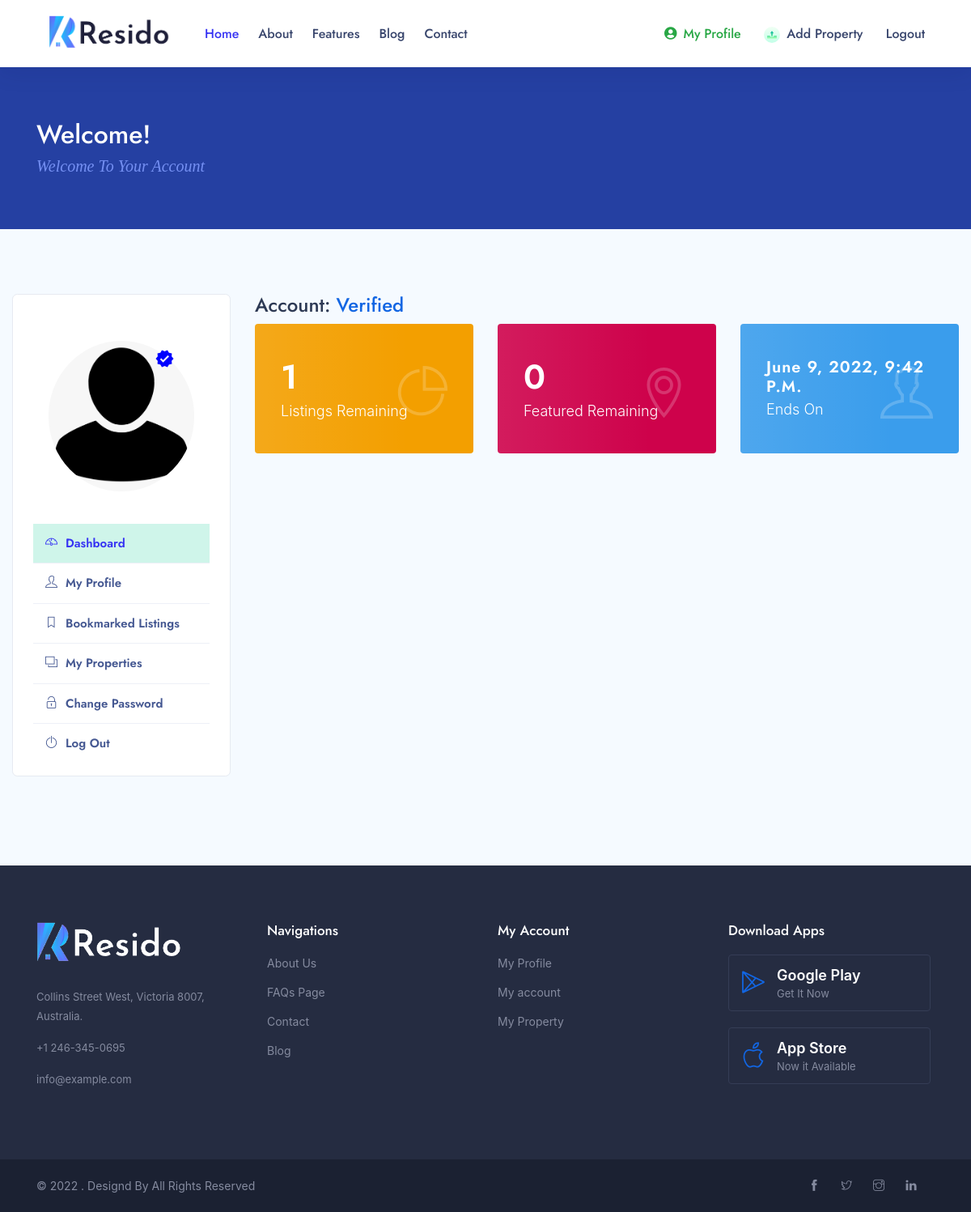
The page /dashboard/ (signed in) on the database its author committed.
### real/models.py (models this page shows, shortened)
class CustomUser(AbstractUser):
    package_plan = (
        ('BASIC PACKAGE', 'BASIC PACKAGE'),
        ('PLATINUM PACKAGE', 'PLATINUM PACKAGE'),
        ('STANDARD PACKAGE', 'STANDARD PACKAGE'),
    )
    fullname = models.CharField(max_length=50, default='')
    usertitle = models.CharField(max_length=50, default='')
    about = models.CharField(max_length=200)
    city = models.CharField(max_length=50)
    zip = models.CharField(max_length=50)
    state = models.CharField(max_length=50)
    username = models.CharField(max_length=20,unique=True)
    phonenumber = models.CharField(max_length=15, default='', blank=True, null=True)
    facebook_link = models.CharField(max_length=50)
    twitter_link = models.CharField(max_length=200)
    google_link = models.CharField(max_length=200)
    linkdin = models.CharField(max_length=200)
    photo = models.FileField(default='avatar.png', upload_to='images/profile_img')
    address = models.TextField()
    package=models.CharField(choices=package_plan, default='BASIC PACKAGE', max_length=100)
    created = models.DateTimeField(auto_now_add=True , null=True, blank=True)

### acc_user/views.py (the view)
# urls.py: path('dashboard/', dashboardview, name="dashborad"),
@login_required(login_url='index:login')
def dashboardview(request):
    return render(request, 'account/dashboard.html')

### template/account/dashboard.html (shortened to what this page needs)
{% extends 'include/base.html' %} {% load static %} {% block body %}
<div class="page-title">
    <div class="container">
        <div class="row">
            <div class="col-lg-12 col-md-12">
                <h2 class="ipt-title">Welcome! {{ user.fullname }}</h2>
                <span class="ipn-subtitle">Welcome To Your Account</span>
            </div>
        </div>
    </div>
</div>
<section class="bg-light">
    <div class="container-fluid">
        <div class="row">
            <div class="col-lg-3 col-md-12">
                {% include 'account/sidernav.html' %}
            </div>
            <div class="col-lg-9 col-md-12">
                <div class="row">
                    <div class="col-lg-12 col-md-12 col-sm-12">
                        {% if user.agent.is_approve %}
                            <h4>Account: <span class="pc-title theme-cl">Verified</span></h4>
                            {% else %}
                            <h4>Not an Agent: <span class="pc-title theme-cl"><a href="{% url 'index:add_agent' user.id %}">verified Account </a></span></h4>
                        {% endif %}
                    </div>
                </div>
                <div class="row">
                    <div class="col-lg-4 col-md-6 col-sm-12">
                        <div class="dashboard-stat widget-2">
                            <div class="dashboard-stat-content">
                                <h4>{{  user.listing_user.count }}</h4> <span>Listings Remaining</span></div>
                            <div class="dashboard-stat-icon"><i class="ti-pie-chart"></i></div>
                        </div>
                    </div>
                    <div class="col-lg-4 col-md-6 col-sm-12">
                        <div class="dashboard-stat widget-4">
                            <div class="dashboard-stat-content">
                                <h4>{{  user.feature_count.count }}</h4> <span>Featured Remaining</span></div>
                            <div class="dashboard-stat-icon"><i class="ti-location-pin"></i></div>
                        </div>
                    </div>
                    <div class="col-lg-4 col-md-6 col-sm-12">
                        <div class="dashboard-stat widget-6">
                            <div class="dashboard-stat-content">
                                <h4 style="font-size:20px;">{{ user.created }}</h4> <span>Ends On</span></div>
                            <div class="dashboard-stat-icon"><i class="ti-user"></i></div>
                        </div>
                    </div>
                </div>
            </div>
        </div>
    </div>
</section>
{% endblock body %}

### template/account/sidernav.html (shortened to what this page needs)
<div class="simple-sidebar sm-sidebar" id="filter_search">
    <div class="sidebar-widgets">
        <div class="dashboard-navbar">
            <div class="d-user-avater" style="position: relative;">
                <img src="{{ user.photo.url }}" class="img-fluid avater" alt="">
                {% if user.agent.is_approve %}
                 <span class="material-icons-sharp" style="position: absolute;top:5%;right:20%;color: blue;">verified</span>
                 {% else %}
                  <span></span>
                 {% endif %}
            </div>
            <div class="d-navigation">
                <ul>
                    <li class="active"><a href="{% url 'index:dashborad' %}"><i class="ti-dashboard"></i>Dashboard</a></li>
                    <li><a href="{%  url 'index:myprofile'  %}"><i class="ti-user"></i>My Profile</a></li>
                    <li><a href="{%  url 'index:booklist' %}"><i class="ti-bookmark"></i>Bookmarked Listings</a></li>
                    <li><a href="{%  url 'index:my_property' %}"><i class="ti-layers"></i>My Properties</a></li>
                    <li><a href="{%  url 'index:change_password' %}"><i class="ti-unlock"></i>Change Password</a></li>
                    <li><a href="{%  url 'index:logout' %}"><i class="ti-power-off"></i>Log Out</a></li>
                </ul>
            </div>
        </div>
    </div>
</div>

### static/assets/css/colors.css (style rules this page uses)
.blue-skin a.link:hover, .blue-skin a.link:focus, .blue-skin a:hover, a:focus, .blue-skin .theme-cl, .blue-skin .btn.btn-theme-light, .blue-skin .bl-continue, .blue-skin .header-dark-transparent.header-fixed .attributes li.submit-attri a, .blue-skin nav .menu li a.active, .blue-skin nav .menu li.dropdown.open > a, .blue-skin nav .menu .mg-menu li a i, .blue-skin nav .menu li a:hover, .blue-skin .recommended .pr-value, .blue-skin .btn-outline-theme, .blue-skin .attributes li.submit-attri.theme-log a, .blue-skin .btn.search-btn-outline, .blue-skin .dw-proprty-info li, .blue-skin .ps-trep .ps-type, .blue-skin .d-navigation ul li.active a, .blue-skin span.mod-close, .blue-skin .blog-page .blog-details blockquote .icon, .blue-skin .single-post-pagination .post-pagination-center-grid a, .blue-skin .blog-page .blog-details .comment-area .all-comments article .comment-details .comment-meta .comment-left-meta .comment-date, .blue-skin .cn-info-icon i, .blue-skin .client-info h5, .blue-skin .listing-card-info-price { color:#1266e3; }

### rows shown on the page
CustomUser: photo (placeholder picture), listing_user.count "1", feature_count.count "0", created "June 9, 2022, 9:42 P.m."
